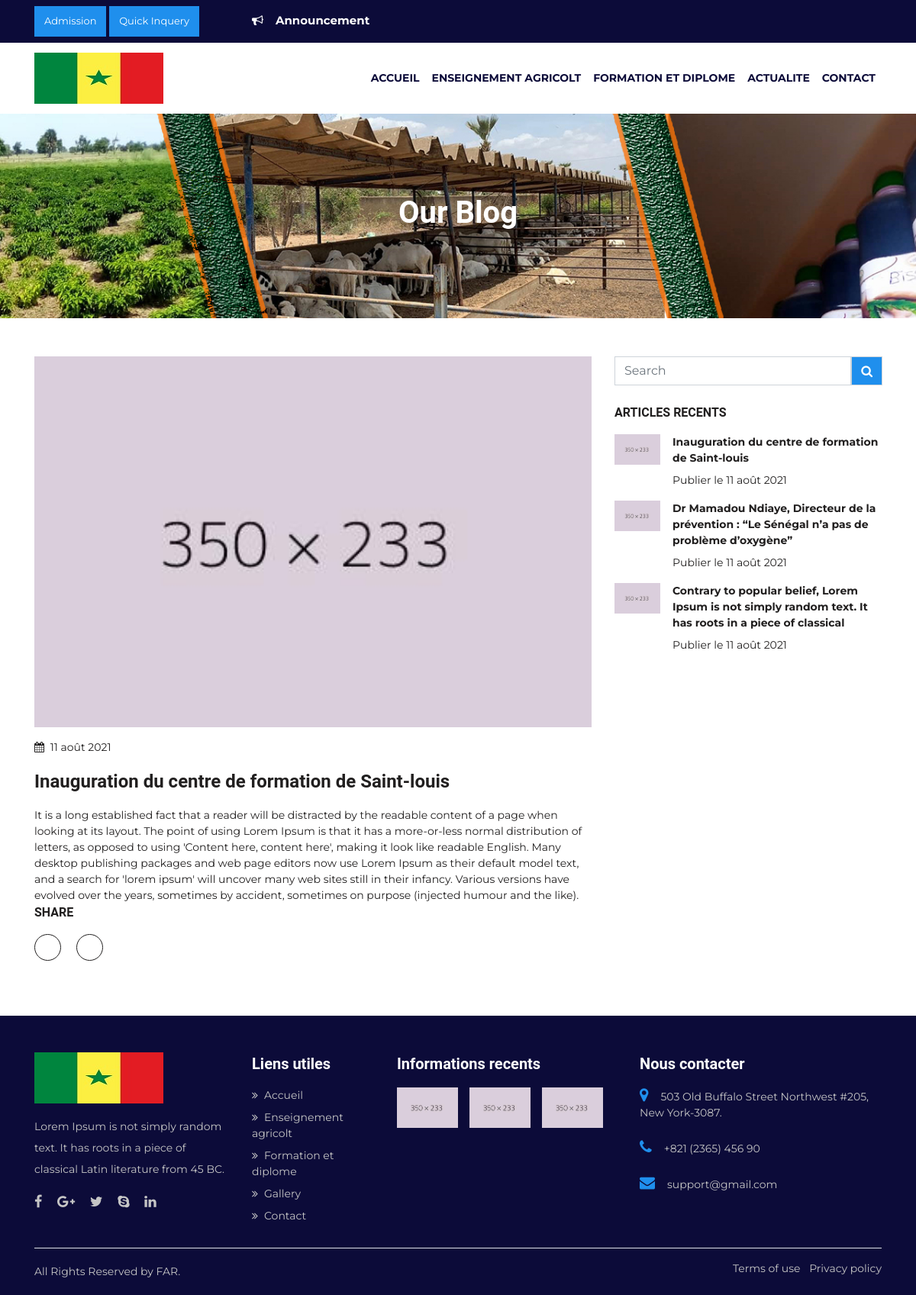
The app's page /detailsActualite/1 with its own data.
### app/models.py (models this page shows)
class Article(models.Model):
    titre=models.CharField(max_length=500,blank=True,null=True)
    contenu=models.TextField(blank=True,null=True)
    tags=models.CharField(max_length=500,blank=True,null=True)
    img_article = models.FileField(upload_to='imgArticle/')
    created_at=models.DateTimeField(auto_now_add=True,null=True)
    update_at=models.DateTimeField(auto_now=True,null=True)
    def __str__(self):
        return  self.titre

### app/views.py (the view)
# urls.py: path('detailsActualite/<int:id>', views.detailsActualite,name='detailsActualite'),
def detailsActualite(request,id):
    article=Article.objects.get(pk=id)
    print(articles_recents)
    return render(request,'actualiteDetails.html',{'article':article,'articles_recents':articles_recents})

### templates/actualiteDetails.html (shortened to what this page needs)
{% extends 'base.html' %}
{% block content %}
{% load social_share %}
{% load i18n %}
    <section class="inner-banner">
        <h1 class="font-weight-bold text-center">Our Blog</h1>
    </section>
    <section class="blog-detail">
        <div class="container">
            <div class="row">
                <div class="col-md-8">
                    <div class="blog-img">
                        <img src="../media/{{article.img_article}}" class="img-fluid" alt="Blog"/>
                    </div>
                    <div class="blog-post d-flex pt-3">
                        <p class="mr-3"><i class="fa fa-calendar mr-1"></i>{% language 'fr' %} {{article.created_at|date:'d F Y'}} {% endlanguage %}</p>
                    </div>
                    <div class="blog-title">
                        <h4 class="font-weight-bold mb-3">{{article.titre}}</h4>
                    </div>
                    <div class="blog-desc">
                        {{article.contenu}}
                    </div>
                    <div class="share">
                        <h6 class="text-uppercase font-weight-bold mb-3">Share</h6>
                        <ul class="social-icon pl-0">
                            <li>{% post_to_facebook object_or_url " " "fa fa-facebook-f" %}</li>
                            <li>{% post_to_twitter " " object_or_url " "  "fa fa-twitter" %}</li>
                        </ul>
                    </div>
                </div>
                <div class="col-md-4">
                    <div class="search-blog mb-4">
                        <form>
                            <div class="input-group mb-2 mr-sm-2">
                                <input type="text" class="form-control" id="inlineFormInputGroupUsername2"
                                       placeholder="Search">
                                <div class="input-group-prepend border-0">
                                    <div class="input-group-text theme-orange"><i class="fa fa-search"></i></div>
                                </div>
                            </div>
                        </form>
                    </div>
                    <div class="recent-blog ">
                        <h6 class="text-uppercase font-weight-bold mb-3">Articles Recents</h6>
                        {% for ar_recents in articles_recents %}
                        <div class="media">
                            <img src="../media/{{ar_recents.img_article}}" alt="John Doe" class="mr-3">
                            <div class="media-body">
                                <p class="font-weight-bold mb-2">{{ar_recents.titre}}</p>
                                <p>Publier le {% language 'fr' %} {{ar_recents.created_at|date:'d F Y'}} {% endlanguage %}</p>
                            </div>
                        </div>
                        {% endfor %}
                    </div>
                </div>
            </div>
        </div>
    </section>
    {% endblock %}

### templates/base.html (shortened to what this page needs)
<!DOCTYPE html>
<html lang="en">
    {% load static %}
<head>
    <link rel="stylesheet" href="{% static 'assets/css/bootstrap.min.css'%}">
    <link rel="stylesheet" href="https://stackpath.bootstrapcdn.com/font-awesome/4.7.0/css/font-awesome.min.css">
    <link rel="stylesheet" type="text/css" href="{% static 'assets/css/slick.css'%}"/>
    <link rel="stylesheet" type="text/css" href="{% static 'assets/css/slick-theme.css'%}"/>
    <link rel="stylesheet" href="{% static 'assets/css/animate.min.css'%}">
    <link rel="stylesheet" href="{% static 'assets/css/aos.css'%}"/>
    <link rel="stylesheet" href="{% static 'assets/css/jquery.fancybox.min.css'%}"/>
    <link rel="stylesheet" href="{% static 'assets/css/themify-icons.css'%}">
    <link rel="stylesheet" href="{% static 'assets/css/style.css'%}">
    <link rel="stylesheet" href="https://unpkg.com/leaflet@1.7.1/dist/leaflet.css"
/>
    <link rel="stylesheet" href="https://unpkg.com/leaflet.markercluster@1.3.0/dist/MarkerCluster.css" />
    <link rel="stylesheet" href="https://unpkg.com/leaflet.markercluster@1.3.0/dist/MarkerCluster.Default.css" />
</head>
<body>
<div class="page-wrapper" id="page-wrapper">
    <header class="top-header py-2">
        <div class="container">
            <div class="row align-content-center">
                <div class="col-xl-3 col-lg-4 col-md-12 text-left top-btn">
                    <button type="button" class="btn theme-orange">Admission</button>
                    <button type="button" class="btn theme-orange">Quick Inquery</button>
                </div>
                <div class="col-xl-2 col-lg-3 col-md-4 py-2 font-weight-bold f-15 announcement">
                    <i class="fa fa-bullhorn mr-3"></i><span>Announcement</span>
                </div>
                <div class="col-xl-7 col-lg-5 col-md-8">
                    <p class="marquee"><span>
                        who owns one Gannett get me rewrite project thunderdome.</span>
                    </p>
                </div>
            </div>
        </div>
    </header>
    <header class="main-header" id="header">
        <div class="container">
            <nav class="navbar navbar-expand-lg navbar-dark">
                <a class="navbar-brand" href="{% url 'accueil'%}">
                    <img src="{% static 'assets/mesimages/drapeau_senegal.jpg'%}" class="img-fluid" alt="FAR">
                </a>
                <div class="collapse navbar-collapse justify-content-end" id="collapsibleNavbar">
                    <ul class="navbar-nav">
                        <li class="nav-item">
                            <a class="nav-link" href="{% url 'accueil'%}">Accueil</a>
                        </li>
                        <li class="nav-item">
                            <a class="nav-link" href="{% url 'formationAgricolt'%}">Enseignement agricolt</a>
                        </li>
                        <li class="nav-item">
                            <a class="nav-link" href="{% url 'formationDiplome' %}">Formation et diplome</a>
                        </li>
                        <li class="nav-item">
                            <a class="nav-link" href="{% url 'actualite' %}">Actualite</a>
                        </li>
                        <li class="nav-item">
                            <a class="nav-link" href="contact.html">Contact</a>
                        </li>
                    </ul>
                </div>
            </nav>
        </div>
    </header>
  {% block content %}
  {% endblock %}
<footer class="theme-blue">
    <div class="container">
        <div class="footer-top border-bottom pt-5">
            <div class="row">
                <div class="col-lg-3 col-md-6" data-aos="fade-in" data-aos-duration="1050">
                    <a href="{% url 'accueil' %}"><img src="{% static 'assets/mesimages/drapeau_senegal.jpg'%}" class="img-fluid mb-3" alt="FAR"></a>
                    <p>Lorem Ipsum is not simply random text. It has roots in a piece of classical Latin literature from 45 BC.</p>
                    <ul class="social-icon">
                        <li><a href="javascript:"><i class="fa fa-facebook-f"></i></a></li>
                        <li><a href="javascript:"><i class="fa fa-google-plus"></i></a></li>
                        <li><a href="javascript:"><i class="fa fa-twitter"></i></a></li>
                        <li><a href="javascript:"><i class="fa fa-skype"></i></a></li>
                        <li><a href="javascript:"><i class="fa fa-linkedin"></i></a></li>
                    </ul>
                </div>
                <div class="col-lg-2 col-md-6" data-aos="fade-in" data-aos-duration="550">
                    <h5 class="font-weight-bold mb-3">Liens utiles</h5>
                    <ul>
                        <li><a href="index.html"><i class="fa fa-angle-double-right mr-2"></i>Accueil</a></li>
                        <li><a href="about.html"><i class="fa fa-angle-double-right mr-2"></i>Enseignement agricolt</a></li>
                        <li><a href="student.html"><i class="fa fa-angle-double-right mr-2"></i>Formation et diplome</a></li>
                        <li><a href="faculties.html"><i class="fa fa-angle-double-right mr-2"></i>Gallery</a></li>
                        <li><a href="contact.html"><i class="fa fa-angle-double-right mr-2"></i>Contact</a></li>
                    </ul>
                </div>
                <div class="col-lg-3 col-md-6 mb-md-5 mb-4" data-aos="fade-in" data-aos-duration="1050">
                    <h5 class="font-weight-bold mb-3">Informations recents</h5>
                    <div class="row">
                        {% for article_recent in articles_recents %}
                            <div class="col-md-4 col-sm-2 col-2 mb-2 pr-0">
                                <img src="../media/{{article_recent.img_article}}" class="img-fluid" alt="Gallery">
                            </div>
                        {% endfor %}
                    </div>
                </div>
                <div class="col-lg-4 col-md-6 pl-lg-5  mb-md-5" data-aos="fade-in" data-aos-duration="1050">
                    <h5 class="font-weight-bold mb-3">Nous contacter</h5>
                    <ul class="address-icon">
                        <li class="mb-3"><i class="fa fa-map-marker mr-3 color-orange"></i>503 Old Buffalo Street
                            Northwest #205, New York-3087.</li>
                        <li class="mb-3"><i class="fa fa-phone mr-3 color-orange"></i>+821 (2365) 456 90</li>
                        <li class="mb-3"><i class="fa fa-envelope color-orange mr-3"></i>support@gmail.com</li>
                    </ul>
                </div>
            </div>
        </div>
        <div class="bottom-footer py-3 d-flex justify-content-between">
            <p class="mb-0">All Rights Reserved by FAR.</p>
            <ul class="list-inline mb-0">
                <li class="list-inline-item"><a href="javascript:">Terms of use</a></li>
                <li class="list-inline-item"><a href="javascript:">Privacy policy</a></li>
            </ul>
        </div>
    </div>
</footer>
</div>
</body>
</html>

### static/assets/css/style.css (style rules this page uses)
html, body { position: relative; height: 100%; }
body { font-family: 'Montserrat', sans-serif; font-size: 14px; color: #211f1f; margin: 0; padding: 0; background: white; }
h1, h2, h3, h4, h5, h6 { font-family: 'Roboto', sans-serif; line-height: 1.5; font-weight: 400; }
a { text-decoration: none; color: unset; }
.theme-orange { background: #1f8fed; color: white; }
.theme-blue { background: #0c0b39; color: white; }
.color-orange { color: #1f8fed; }
.f-15 { font-size: 15px; }
.form-control { background-clip: unset; }
.btn { border-radius: unset; }
.counter-section, .target, .our-team, .online-course, .search-course, .event-listing, .event-gallery, .blog, .blog-detail, .aboutus, .abt-counter, .timeline, .result, .result-list, .student, .faculties, .course, .blog-block, .contact-section { padding: 50px 0; }
.form-control { border-radius: unset; }
.top-header { background-color: #0c0b39; color: white; }
.top-header .btn { border-radius: unset; font-size: 13px; }
.marquee { padding: 10px 0 0; }
.marquee { margin: 0 auto; white-space: nowrap; overflow: hidden; box-sizing: border-box; }
.marquee span { display: inline-block; padding-left: 100%; text-indent: 0; animation: marquee 15s linear infinite; }
nav { padding: 0.5rem 0 !important; }
.navbar-nav .nav-link { color: #0c0b39; font-size: 14px; font-weight: 700; text-transform: uppercase; }
.navbar-nav .nav-item .nav-link { text-decoration: none; -webkit-background-clip: text; -webkit-text-fill-color: transparent; background-image: -webkit-linear-gradient( to right, #1f8fed, #1f8fed 50%, #0c0b39 50% ); background-image: -moz-linear-gradient( to right, #1f8fed, #1f8fed 50%, #0c0b39 50% ); background-image: -ms-linear-gradient( to right, #1f8fed, #1f8fed 50%, #0c0b39 50% ); background-image: -o-linear-gradient( to right, #1f8fed, #1f8fed 50%, #0c0b39 50% ); background-image: linear-gradient( to right, #1f8fed, #1f8fed 50%, #0c0b39 50% ); background-size: 200% 100%; background-position: 100%; }
.top-header .btn { padding: .575rem .75rem; }
footer p { color: #c5c5c5; line-height: 2; }
footer ul { list-style: none; padding-left: 0; color: #c5c5c5; }
footer ul li { padding-bottom: 0.5rem; }
.address-icon .fa { font-size: 20px; }
.social-icon li { display: inline-block; margin-right: 1rem; font-size: 18px; }
.inner-banner { padding: 100px 0; background: url("../mesimages/banieret.jpg"); background-position: top; background-size: cover; position: relative; color: white; }
.blog-img img { width: 100%; }
.share .social-icon li { margin-right: 1rem; margin-left: 0; font-size: 16px; border: 1px solid; border-radius: 50%; width: 35px; line-height: 34px; text-align: center; height: 35px; }
.comments img,.recent-blog img { width: 60px; }

### records on screen
Article: img_article (picture), created_at "11 août 2021", titre "Inauguration du centre de formation de Saint-louis", contenu "It is a long established fact that a reader will be distracted by the readable content of a page when looking at its layout. The point of using Lorem Ipsum is that it has a more-or-less normal distribution of letters, as opposed to using 'Content here, content here', making it look like readable English. Many desktop publishing packages and web page editors now use Lorem Ipsum as their default model text, and a search for 'lorem ipsum' will uncover many web sites still in their infancy. Various versions have evolved over the years, sometimes by accident, sometimes on purpose (injected humour and the like)."
Article: img_article (picture), titre "Dr Mamadou Ndiaye, Directeur de la prévention : “Le Sénégal n’a pas de problème d’oxygène”", created_at "11 août 2021"
Article: img_article (picture), titre "Contrary to popular belief, Lorem Ipsum is not simply random text. It has roots in a piece of classical", created_at "11 août 2021"
